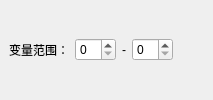
                          <widget class="QWidget" name="widget_7" native="true">
                           <property name="minimumSize">
                            <size>
                             <width>0</width>
                             <height>0</height>
                            </size>
                           </property>
                           <layout class="QHBoxLayout" name="horizontalLayout_4">
                            <property name="leftMargin">
                             <number>9</number>
                            </property>
                            <property name="topMargin">
                             <number>0</number>
                            </property>
                            <property name="rightMargin">
                             <number>0</number>
                            </property>
                            <property name="bottomMargin">
                             <number>0</number>
                            </property>
                            <item>
                             <widget class="QLabel" name="label_13">
                              <property name="font">
                               <font>
                                <family>微软雅黑</family>
                               </font>
                              </property>
                              <property name="text">
                               <string>变量范围：</string>
                              </property>
                             </widget>
                            </item>
                            <item>
                             <widget class="QSpinBox" name="spinBox_variableRangeStart"/>
                            </item>
                            <item>
                             <widget class="QLabel" name="label_21">
                              <property name="text">
                               <string>-</string>
                              </property>
                              <property name="alignment">
                               <set>Qt::AlignCenter</set>
                              </property>
                             </widget>
                            </item>
                            <item>
                             <widget class="QSpinBox" name="spinBox_variableRangeEnd"/>
                            </item>
                            <item>
                             <spacer name="horizontalSpacer_3">
                              <property name="orientation">
                               <enum>Qt::Horizontal</enum>
                              </property>
                              <property name="sizeHint" stdset="0">
                               <size>
                                <width>40</width>
                                <height>20</height>
                               </size>
                              </property>
                             </spacer>
                            </item>
                           </layout>
                          </widget>
